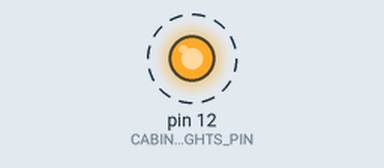
This sketch was run on a simulated Arduino Uno, built with avr-gcc and run on an emulated ATmega328P. On the bench: output pins drawn as LEDs (lit = HIGH). Dashed ring = blinking.

Above: at 0.5 s.
Timing chart, 0 to 4.6 s (numbered marks = the images above):
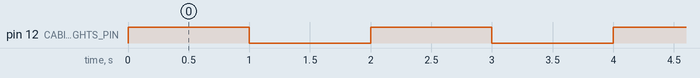

The sketch:

arduino-led-blink.ino
```cpp
#include "Arduino.h"
#define CABIN_LIGHTS_PIN 12
void setup() {
  pinMode(CABIN_LIGHTS_PIN, OUTPUT);
}
void loop() {
  digitalWrite(CABIN_LIGHTS_PIN, HIGH);
  delay(1000);
  digitalWrite(CABIN_LIGHTS_PIN, LOW);
  delay(1000);
}
```

Measured:
- by itself, pin 12 (CABIN_LIGHTS_PIN): alternates HIGH for 1.0 s and LOW for 1.0 s
